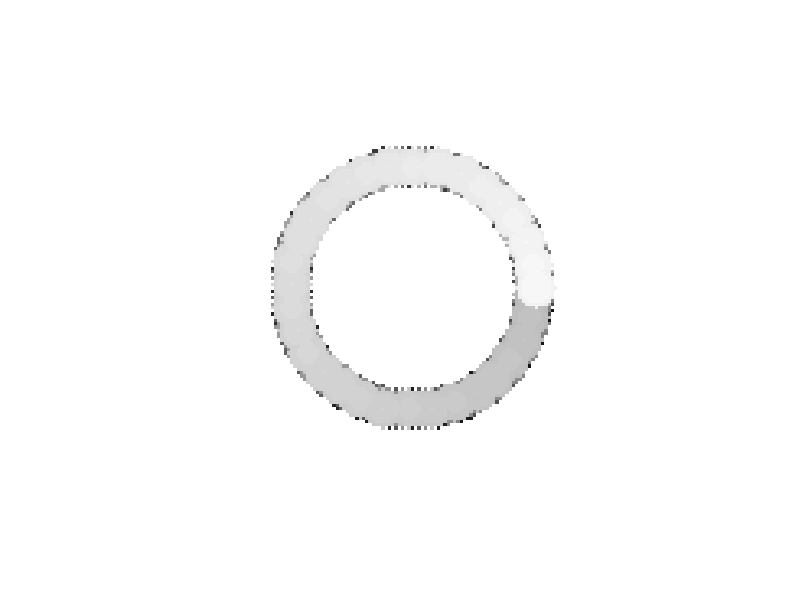

This figure's MATLAB source:
load helicoide3D.mat

% X é a varial que esta a cena
cena = X;
tamanho_cena = length(cena);
projecao = ones(tamanho_cena);

for eixo_z = 1:tamanho_cena
    for eixo_y = 1:tamanho_cena
        for eixo_x = 1:tamanho_cena
            if cena(eixo_x, eixo_y, eixo_z) != 0
                projecao(eixo_z, eixo_y) = 1 - (eixo_x/tamanho_cena);
                break
            end
        end
    end
end

imshow(projecao)

